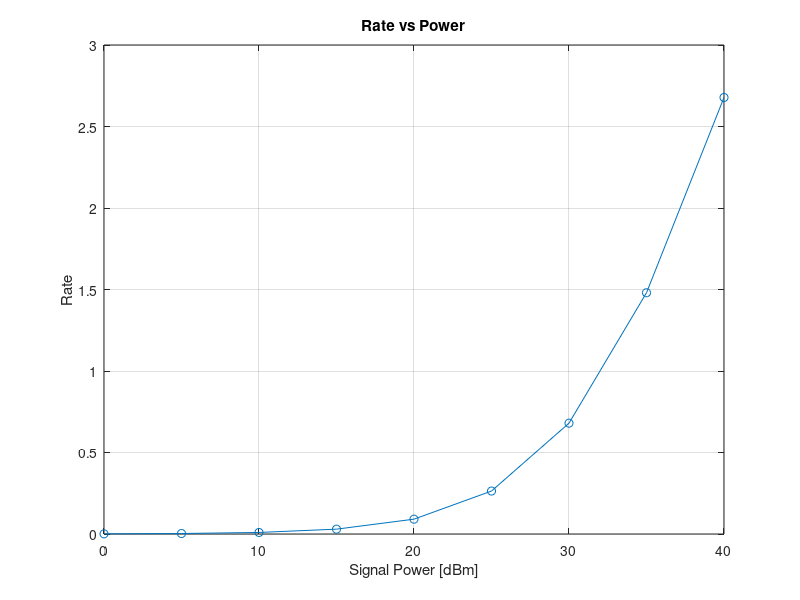

This figure's MATLAB source:
clc; clear; close all;

%% parameters
M = 20;     % number of PA per WG
K = 3;      % number of WG
N = 100;    % number of realizations

delta_x = 0.5;  % [m], spacing between PA
delta_y = 5;    % [m]
Dx = delta_x*M; % [m], side of area
Dy = delta_y*K; % [m]
h = 3;          % [m], height of PA

fc = 30e9;      % [Hz]
c = 3e8;        % speed of light, [m/s]
eta = c/(4*pi*fc);  % free space path loss
n_eff = 1.4;        % effective refractive index
lambda = c/fc;
lambda_g = lambda / n_eff;
alpha = 0.18;   % waveguide attenuation coeff

%% powers
Pn = -50;  % [dBm], noise power
P = 0:5:40; % [dBm], signal power

Pn_lin = 10^((Pn-30)/10);   % [W]
P_lin = 10.^((P-30)/10);

%% PA coordinates
p_0 = [0,0,0];

x = (0:M-1) * delta_x; 
PA_x = ones(K,1)*x; % K x M

half_y = (K-1)/2;
y = ((0:K-1) - half_y)*delta_y;
PA_y = y'*ones(1,M); % K x M

PA_z = h*ones(K,M); % K x M

PA_coords = zeros(K, M, 3);
PA_coords(:, :, 1) = PA_x;  
PA_coords(:, :, 2) = PA_y;  
PA_coords(:, :, 3) = PA_z;  

PA_pts = reshape(PA_coords, [], 3);      % KM x 3

%% user positions
phi_u = [Dx*rand(N, 1), Dy*rand(N, 1) - Dy/2, zeros(N, 1)];

%% compute channel gains and rates
rates_mean = zeros(length(P),1);

for p = 1:length(P)    % all the powers
    rate = zeros(N,1);
    gamma = 0;
    ch_gain_max = zeros(N,1);

    PA_index = zeros(N,K);
    PA_max_index = zeros(N,1);

    for n = 1:N % all the realizations

        ch_gains = zeros(K,M); % channel vector of the user for all PA positions
        h_optimal = zeros(K,1);

        for k = 1:K    % all the WG
            for m = 1:M     % all the PA positions
                PA_pos = reshape(PA_coords(k,m,:),1,3);  % PA coord as a vector
                d = norm(phi_u(n,:) - PA_pos);  % distance between user and PA
                ch_gains(k,m) = eta * exp(-1j*(2*pi/lambda)*d) / d * exp((-alpha-1j*2*pi/lambda_g)*norm(p_0 - PA_pos));
            end

            % take the best PA from each waveguide and save the indexes
            [h_optimal(k), PA_index(n,k)] = max(abs(ch_gains(k,:))); % K best PA, one for each WG 
        end
        
        % take the best PA between all waveguides and save the index of the waveguide
        [ch_gain_max(n), PA_max_index(n)] = max(h_optimal);
        gamma = ch_gain_max(n)^2 * P_lin(p) / Pn_lin;
        rate(n) = log2(1 + gamma);

    end

    rates_mean(p) = mean(rate);
end


%% plot sum rate vs power
figure;
plot(P, rates_mean, "-o"); hold on;
xlabel("Signal Power [dBm]"); ylabel("Rate");
title("Rate vs Power");
grid on;

%% plot positions of PA and the best PA

% PA_best_pts = zeros(K*N,3); % the 3 best PA, one for each wg, for each realization
% for n = 1:N
%     for k = 1:K
%         PA_best_pts((n-1)*K+k,:) = PA_coords(k, PA_index(k,n), :);
%     end
% end
% 
% PA_max_pt = zeros(N,3); % one max PA for each realization
% for n = 1:N
%     k = PA_max_index(n);
%     PA_max_pt(n,:) = PA_coords(k, PA_index(k,n), :);
% end
% 
% figure;
% scatter3(phi_u(:,1),phi_u(:,2),phi_u(:,3), "bo", "filled"); hold on;
% scatter3(PA_pts(:,1), PA_pts(:,2), PA_pts(:,3), "go", "filled");
% scatter3(PA_best_pts(:,1), PA_best_pts(:,2), PA_best_pts(:,3), "r*");
% scatter3(PA_max_pt(:,1), PA_max_pt(:,2), PA_max_pt(:,3), "b*");
% title("PA positions");
% xlabel("x [m]"); ylabel("y [m]"); zlabel("z [m]");
% xlim([0, Dx]); ylim([-Dy/2, Dy/2]); zlim([0, h+1]);
% yticks(y);
% grid on;
% view(45, 45);
